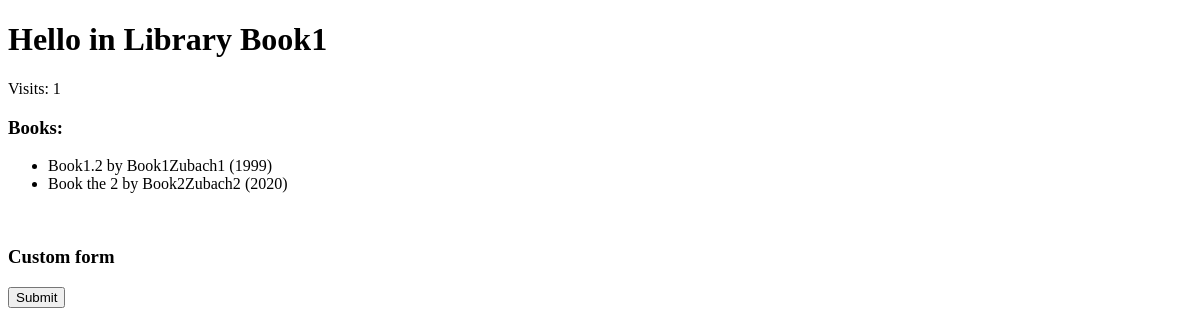
Before: /hello/Book1 with the older database file.
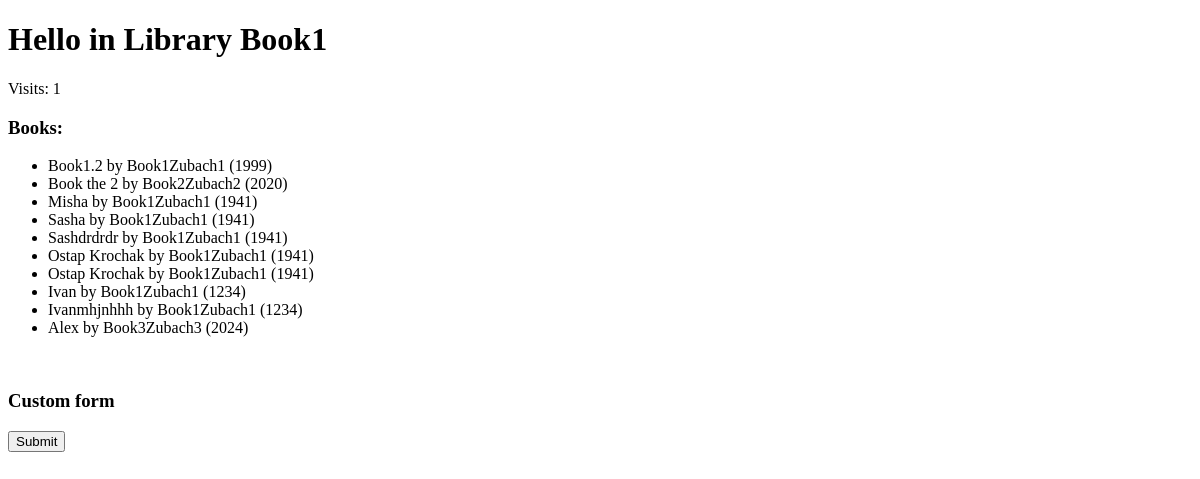
After: the same page with the newer database file.
### helloapp/models.py (models this page shows)
class Book(models.Model):
    name = models.CharField(max_length=40)
    year = models.IntegerField()
    author = models.ForeignKey(Author, on_delete=models.CASCADE)

class Author(models.Model):
    name = models.CharField(max_length=40)
    surname = models.CharField(max_length=40)
    def __str__(self):
        return f'{self.name}{self.surname}'

### helloapp/views.py (the view)
# urls.py: path('hello/<name>',views.hello,name = 'name'),
def hello(request,name):
    cook = request.COOKIES
    if 'count_visit' in request.session:
        request.session['count_visit'] += 1
    else:
        request.session['count_visit'] = 1
    count_visit = request.session['count_visit']
    books = Book.objects.all()
    form = BookForm()
    if request.method == 'POST':
        form = BookForm(request.POST)
        if form.is_valid():
            form.save()
    ctxt = {'form': form, 'books': books, 'name': name, 'count_visit': count_visit}
    return render(request, "helloapp/hello.html", ctxt)

### helloapp/forms.py
class BookForm(ModelForm):
    class Meta:
        model = Book
        fields = '__all__'

### helloapp/templates/helloapp/hello.html (shortened to what this page needs)
<!DOCTYPE html>
<html lang="en">
<head>
</head>
<body>
    <h1>Hello in Library {{ name }}</h1>
    <p>Visits: {{ count_visit }}</p>
    <h3>Books:</h3>
    <ul>
        {% for book in books %}
            <li>{{ book.name }} by {{ book.author }} ({{ book.year }})</li>
        {% empty %}
            <li>Error</li>
        {% endfor %}
    </ul>
    <br><h3>Custom form</h3>
    <form action="" method="post">
        <input type="submit">
    </form>
</body>
</html>

Changed rows visible on the page:
added Book: name "Misha", author "Book1Zubach1", year "1941"
added Book: name "Sasha", author "Book1Zubach1", year "1941"
added Book: name "Sashdrdrdr", author "Book1Zubach1", year "1941"
added Book: name "Ostap Krochak", author "Book1Zubach1", year "1941"
added Book: name "Ostap Krochak", author "Book1Zubach1", year "1941"
added Book: name "Ivan", author "Book1Zubach1", year "1234"
added Book: name "Ivanmhjnhhh", author "Book1Zubach1", year "1234"
added Book: name "Alex", author "Book3Zubach3", year "2024"
